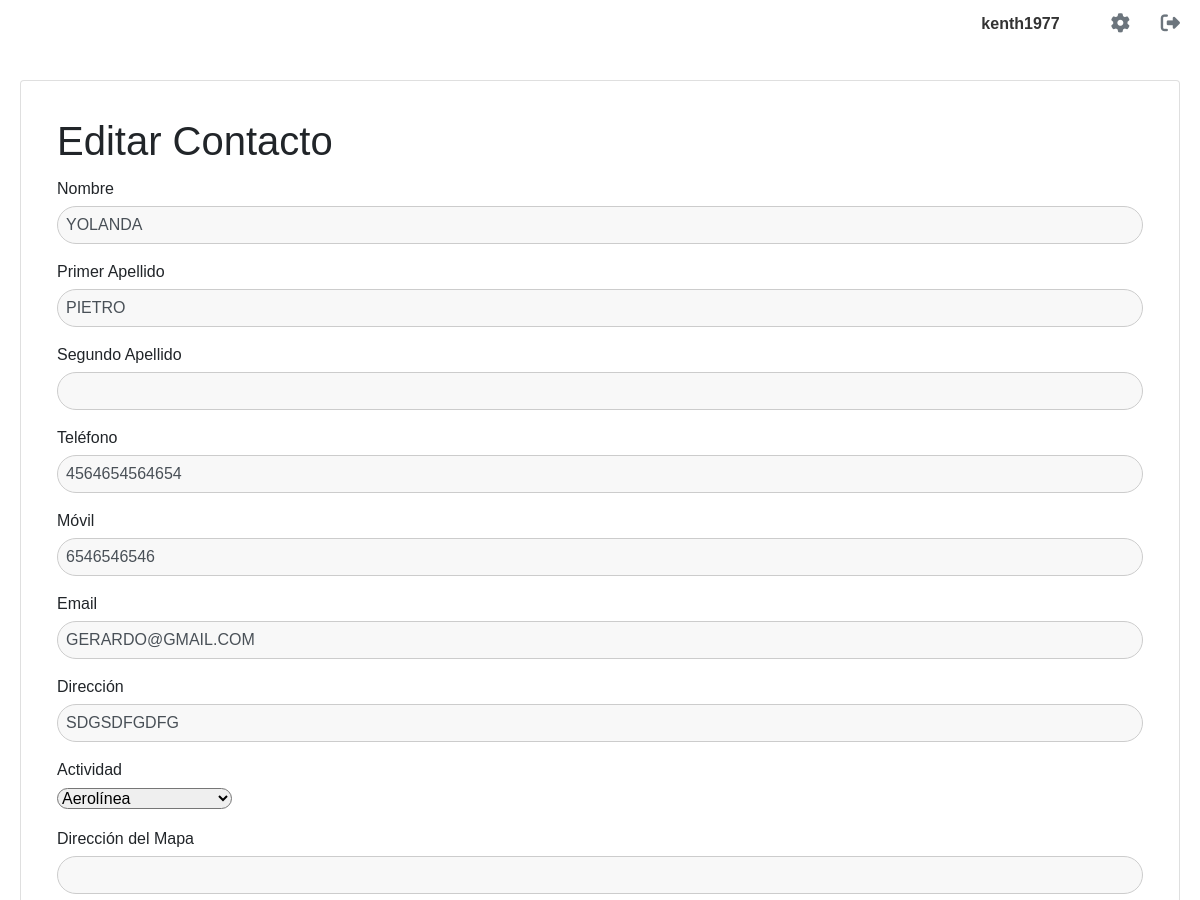
Before: /editar_contacto/6 (signed in, upper part) with the older database file.
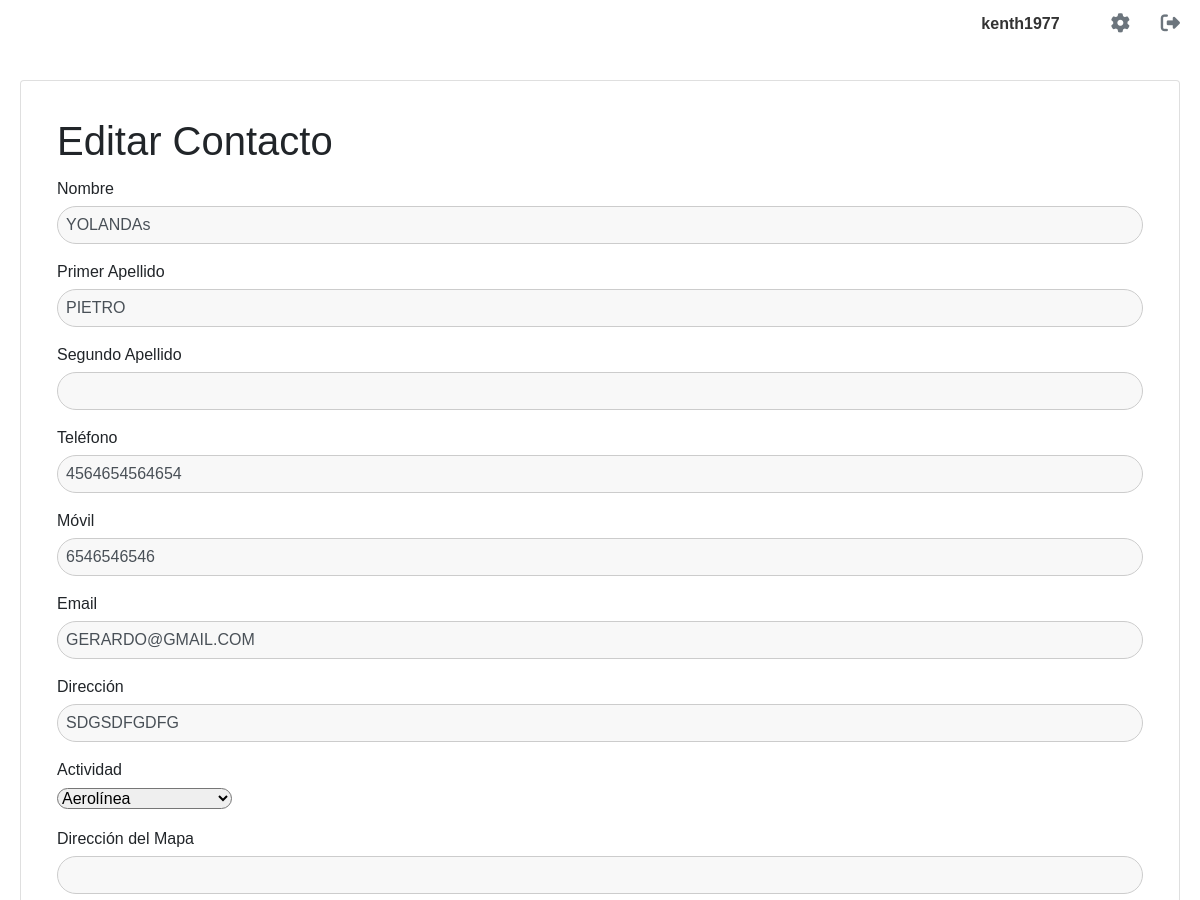
After: the same page with the newer database file.
### models.py (models this page shows, shortened)
class Contacto(db.Model):
    __tablename__ = 'contacto'
    id = db.Column(db.Integer, primary_key=True)
    nombre = db.Column(db.String(100), nullable=False)
    primer_apellido = db.Column(db.String(100), nullable=True)
    segundo_apellido = db.Column(db.String(100), nullable=True)
    telefono = db.Column(db.String(20), nullable=False)
    movil = db.Column(db.String(20), nullable=True)
    email = db.Column(db.String(120), nullable=True)
    direccion = db.Column(db.String(200), nullable=True)
    tipo_actividad = db.Column(db.String(100), nullable=True)
    nota = db.Column(db.Text, nullable=True)
    fecha_ingreso = db.Column(db.DateTime, default=datetime.utcnow)
    direccion_mapa = db.Column(db.String(255), nullable=True)
    avatar_path = db.Column(db.String(255), nullable=True)
    usuario_id = db.Column(db.Integer, db.ForeignKey('users.id'), nullable=False)
    empresa = db.Column(db.String(100), nullable=True)
    sitio_web = db.Column(db.String(255), nullable=True)
    capacidad_persona = db.Column(db.String(50), nullable=True)
    participacion = db.Column(db.String(50), nullable=True)
    usuario = db.relationship('User', backref=db.backref('contactos', lazy=True))

### app.py (the view, shortened to what this page needs)
@app.route('/editar_contacto/<int:id>', methods=['GET', 'POST'])
@login_required
def editar_contacto(id):
    contacto = Contacto.query.filter_by(id=id, usuario_id=current_user.id).first_or_404()
    form = ContactoForm(obj=contacto)
    return render_template('editar_contacto.html', form=form, contacto=contacto, contacto_id=id)

### app.py (called while the page is built)
@login_manager.user_loader
def load_user(user_id):
    return User.query.get(int(user_id))

### models.py (called while the page is built)
    @property
    def is_authenticated(self):
        return True

### templates/editar_contacto.html (shortened to what this page needs)
{% extends 'base.html' %}
{% block content %}
    <div class="card p-3 mb-5 bg-body rounded">
        <div class="card-body">
            <h1 class="card-title">Editar Contacto</h1>
            <form method="POST" enctype="multipart/form-data">
                <div class="mb-3">
                    {{ form.nombre.label(class="form-label") }}
                    {{ form.nombre(class="form-control rounded-pill", value=form.nombre.data) }}
                </div>
                <div class="mb-3">
                    {{ form.primer_apellido.label(class="form-label") }}
                    {{ form.primer_apellido(class="form-control rounded-pill", value=form.primer_apellido.data or '') }}
                </div>
                <div class="mb-3">
                    {{ form.segundo_apellido.label(class="form-label") }}
                    {{ form.segundo_apellido(class="form-control rounded-pill", value=form.segundo_apellido.data or '') }}
                </div>
                <div class="mb-3">
                    {{ form.telefono.label(class="form-label") }}
                    {{ form.telefono(class="form-control rounded-pill", value=form.telefono.data) }}
                </div>
                <div class="mb-3">
                    {{ form.movil.label(class="form-label") }}
                    {{ form.movil(class="form-control rounded-pill", value=form.movil.data or '') }}
                </div>
                <div class="mb-3">
                    {{ form.email.label(class="form-label") }}
                    {{ form.email(class="form-control rounded-pill", value=form.email.data or '') }}
                </div>
                <div class="mb-3">
                    {{ form.direccion.label(class="form-label") }}
                    {{ form.direccion(class="form-control rounded-pill", value=form.direccion.data or '') }}
                </div>
                <div class="mb-3">
                    {{ form.tipo_actividad.label(class="form-label") }}
                    {{ form.tipo_actividad(class="form-select rounded-pill") }}
                </div>
                <div class="mb-3">
                    {{ form.direccion_mapa.label(class="form-label") }}
                    {{ form.direccion_mapa(class="form-control rounded-pill", value=form.direccion_mapa.data or '') }}
                </div>
            </form>
        </div>
    </div>
{% endblock %}

Changed rows visible on the page:
changed Contacto "PIETRO": nombre "YOLANDA" → "YOLANDAs"
